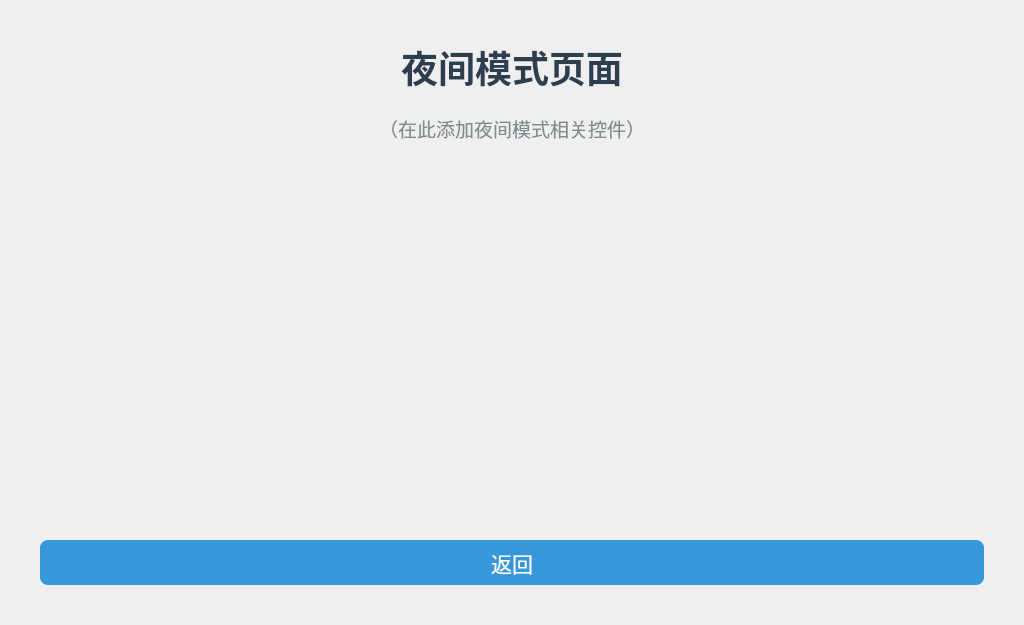
<?xml version="1.0" encoding="UTF-8"?>
<ui version="4.0">
 <class>MoonDialog</class>
 <widget class="QDialog" name="MoonDialog">
  <property name="geometry">
   <rect>
    <x>0</x>
    <y>0</y>
    <width>1024</width>
    <height>625</height>
   </rect>
  </property>
  <property name="minimumSize">
   <size>
    <width>1024</width>
    <height>625</height>
   </size>
  </property>
  <property name="maximumSize">
   <size>
    <width>1024</width>
    <height>625</height>
   </size>
  </property>
  <property name="windowTitle">
   <string>夜间模式</string>
  </property>
  <layout class="QVBoxLayout" name="verticalLayout">
   <property name="spacing">
    <number>20</number>
   </property>
   <property name="leftMargin">
    <number>40</number>
   </property>
   <property name="topMargin">
    <number>40</number>
   </property>
   <property name="rightMargin">
    <number>40</number>
   </property>
   <property name="bottomMargin">
    <number>40</number>
   </property>
   <item>
    <widget class="QLabel" name="labelTitle">
     <property name="styleSheet">
      <string notr="true">font-size:28pt; font-weight:bold; color:#2c3e50;</string>
     </property>
     <property name="text">
      <string>夜间模式页面</string>
     </property>
     <property name="alignment">
      <set>Qt::AlignCenter</set>
     </property>
    </widget>
   </item>
   <item>
    <widget class="QLabel" name="labelHint">
     <property name="styleSheet">
      <string notr="true">font-size:14pt; color:#7f8c8d;</string>
     </property>
     <property name="text">
      <string>（在此添加夜间模式相关控件）</string>
     </property>
     <property name="alignment">
      <set>Qt::AlignCenter</set>
     </property>
    </widget>
   </item>
   <item>
    <spacer name="verticalSpacer">
     <property name="orientation">
      <enum>Qt::Vertical</enum>
     </property>
     <property name="sizeHint" stdset="0">
      <size>
       <width>20</width>
       <height>40</height>
      </size>
     </property>
    </spacer>
   </item>
   <item>
    <widget class="QPushButton" name="btnBack">
     <property name="minimumSize">
      <size>
       <width>120</width>
       <height>45</height>
      </size>
     </property>
     <property name="styleSheet">
      <string notr="true">QPushButton{background-color:#3498db;color:white;border-radius:8px;font-size:16pt;}QPushButton:pressed{background-color:#2980b9;}</string>
     </property>
     <property name="text">
      <string>返回</string>
     </property>
    </widget>
   </item>
  </layout>
 </widget>
 <resources/>
 <connections/>
</ui>
